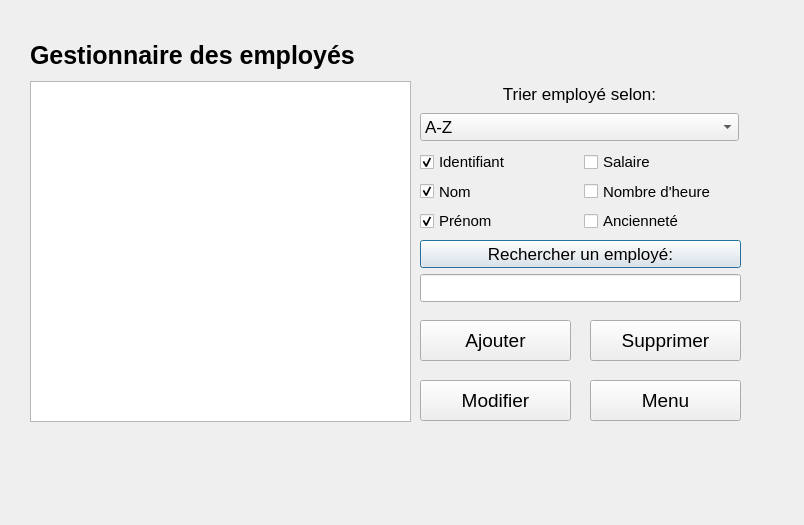
<?xml version="1.0" encoding="UTF-8"?>
<ui version="4.0">
 <class>DialogMenuEmploye</class>
 <widget class="QDialog" name="DialogMenuEmploye">
  <property name="geometry">
   <rect>
    <x>0</x>
    <y>0</y>
    <width>804</width>
    <height>525</height>
   </rect>
  </property>
  <property name="font">
   <font>
    <pointsize>13</pointsize>
   </font>
  </property>
  <property name="windowTitle">
   <string>Dialog</string>
  </property>
  <widget class="QLabel" name="labelEmploye">
   <property name="geometry">
    <rect>
     <x>30</x>
     <y>30</y>
     <width>411</width>
     <height>51</height>
    </rect>
   </property>
   <property name="font">
    <font>
     <pointsize>19</pointsize>
     <weight>75</weight>
     <bold>true</bold>
    </font>
   </property>
   <property name="text">
    <string>Gestionnaire des employés</string>
   </property>
  </widget>
  <widget class="QWidget" name="verticalLayoutWidget">
   <property name="geometry">
    <rect>
     <x>420</x>
     <y>240</y>
     <width>321</width>
     <height>64</height>
    </rect>
   </property>
   <layout class="QVBoxLayout" name="verticalLayout">
    <item>
     <widget class="QPushButton" name="pushButtonRechercherEmploye">
      <property name="text">
       <string>Rechercher un employé:</string>
      </property>
     </widget>
    </item>
    <item>
     <widget class="QLineEdit" name="lineEditRechercherEmploye"/>
    </item>
   </layout>
  </widget>
  <widget class="QWidget" name="verticalLayoutWidget_2">
   <property name="geometry">
    <rect>
     <x>420</x>
     <y>80</y>
     <width>319</width>
     <height>61</height>
    </rect>
   </property>
   <layout class="QVBoxLayout" name="verticalLayout_2">
    <item>
     <widget class="QLabel" name="labelTrierEmploye">
      <property name="text">
       <string>Trier employé selon:</string>
      </property>
      <property name="alignment">
       <set>Qt::AlignCenter</set>
      </property>
     </widget>
    </item>
    <item>
     <widget class="QComboBox" name="comboBoxTrierEmploye">
      <item>
       <property name="text">
        <string>A-Z</string>
       </property>
      </item>
      <item>
       <property name="text">
        <string>Z-A</string>
       </property>
      </item>
      <item>
       <property name="text">
        <string>Plus grand salaire à plus petit salaire</string>
       </property>
      </item>
      <item>
       <property name="text">
        <string>Plus petit salaire à plus grand salaire</string>
       </property>
      </item>
     </widget>
    </item>
   </layout>
  </widget>
  <widget class="QListView" name="listViewEmploye">
   <property name="geometry">
    <rect>
     <x>30</x>
     <y>81</y>
     <width>381</width>
     <height>341</height>
    </rect>
   </property>
  </widget>
  <widget class="QLabel" name="labelErreurSelection">
   <property name="geometry">
    <rect>
     <x>30</x>
     <y>450</y>
     <width>711</width>
     <height>41</height>
    </rect>
   </property>
   <property name="text">
    <string/>
   </property>
  </widget>
  <widget class="QWidget" name="gridLayoutWidget">
   <property name="geometry">
    <rect>
     <x>420</x>
     <y>150</y>
     <width>321</width>
     <height>83</height>
    </rect>
   </property>
   <layout class="QGridLayout" name="gridLayout">
    <item row="2" column="0">
     <widget class="QCheckBox" name="checkBoxNom">
      <property name="font">
       <font>
        <pointsize>11</pointsize>
       </font>
      </property>
      <property name="text">
       <string>Nom</string>
      </property>
      <property name="checked">
       <bool>true</bool>
      </property>
     </widget>
    </item>
    <item row="3" column="0">
     <widget class="QCheckBox" name="checkBoxPrenom">
      <property name="font">
       <font>
        <pointsize>11</pointsize>
       </font>
      </property>
      <property name="text">
       <string>Prénom</string>
      </property>
      <property name="checked">
       <bool>true</bool>
      </property>
     </widget>
    </item>
    <item row="1" column="0">
     <widget class="QCheckBox" name="checkBoxIdentifiant">
      <property name="font">
       <font>
        <pointsize>11</pointsize>
       </font>
      </property>
      <property name="text">
       <string>Identifiant</string>
      </property>
      <property name="checked">
       <bool>true</bool>
      </property>
     </widget>
    </item>
    <item row="1" column="1">
     <widget class="QCheckBox" name="checkBoxSalaire">
      <property name="font">
       <font>
        <pointsize>11</pointsize>
       </font>
      </property>
      <property name="text">
       <string>Salaire</string>
      </property>
     </widget>
    </item>
    <item row="2" column="1">
     <widget class="QCheckBox" name="checkBoxNbHeure">
      <property name="font">
       <font>
        <pointsize>11</pointsize>
       </font>
      </property>
      <property name="text">
       <string>Nombre d'heure</string>
      </property>
     </widget>
    </item>
    <item row="3" column="1">
     <widget class="QCheckBox" name="checkBoxAnciennete">
      <property name="font">
       <font>
        <pointsize>11</pointsize>
       </font>
      </property>
      <property name="text">
       <string>Ancienneté</string>
      </property>
     </widget>
    </item>
   </layout>
  </widget>
  <widget class="QPushButton" name="pushButtonAjouterEmploye">
   <property name="geometry">
    <rect>
     <x>420</x>
     <y>320</y>
     <width>151</width>
     <height>41</height>
    </rect>
   </property>
   <property name="sizePolicy">
    <sizepolicy hsizetype="Minimum" vsizetype="Fixed">
     <horstretch>0</horstretch>
     <verstretch>10</verstretch>
    </sizepolicy>
   </property>
   <property name="font">
    <font>
     <pointsize>14</pointsize>
    </font>
   </property>
   <property name="text">
    <string>Ajouter</string>
   </property>
  </widget>
  <widget class="QPushButton" name="pushButtonModifierEmploye">
   <property name="geometry">
    <rect>
     <x>420</x>
     <y>380</y>
     <width>151</width>
     <height>41</height>
    </rect>
   </property>
   <property name="sizePolicy">
    <sizepolicy hsizetype="Minimum" vsizetype="Fixed">
     <horstretch>0</horstretch>
     <verstretch>11</verstretch>
    </sizepolicy>
   </property>
   <property name="font">
    <font>
     <pointsize>14</pointsize>
    </font>
   </property>
   <property name="text">
    <string>Modifier</string>
   </property>
  </widget>
  <widget class="QPushButton" name="pushButtonSupprimerEmploye">
   <property name="geometry">
    <rect>
     <x>590</x>
     <y>320</y>
     <width>151</width>
     <height>41</height>
    </rect>
   </property>
   <property name="sizePolicy">
    <sizepolicy hsizetype="Minimum" vsizetype="Fixed">
     <horstretch>0</horstretch>
     <verstretch>7</verstretch>
    </sizepolicy>
   </property>
   <property name="font">
    <font>
     <pointsize>14</pointsize>
    </font>
   </property>
   <property name="text">
    <string>Supprimer</string>
   </property>
  </widget>
  <widget class="QPushButton" name="pushButtonRetournerMenu">
   <property name="geometry">
    <rect>
     <x>590</x>
     <y>380</y>
     <width>151</width>
     <height>41</height>
    </rect>
   </property>
   <property name="sizePolicy">
    <sizepolicy hsizetype="Minimum" vsizetype="Fixed">
     <horstretch>0</horstretch>
     <verstretch>13</verstretch>
    </sizepolicy>
   </property>
   <property name="font">
    <font>
     <pointsize>14</pointsize>
    </font>
   </property>
   <property name="text">
    <string>Menu</string>
   </property>
  </widget>
 </widget>
 <resources/>
 <connections/>
</ui>
